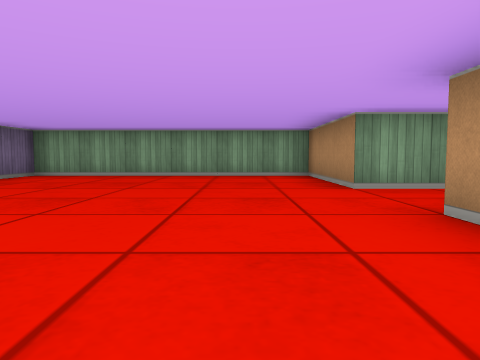
View 1 (above)

18 first-person views from a walk through a cub3D maze. The camera is about half as high as the walls, tilts 4° down and sees 70° across. The floor is counted in squares. Each view is taken from the middle of a square. On the plan, view 1 faces up. The plan holds only what a view shows up to about 9 squares ahead; the rest is blank.

View 2
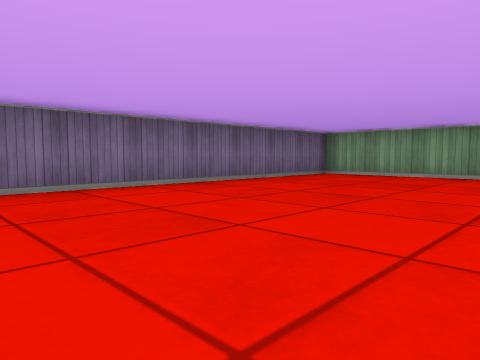

View 3
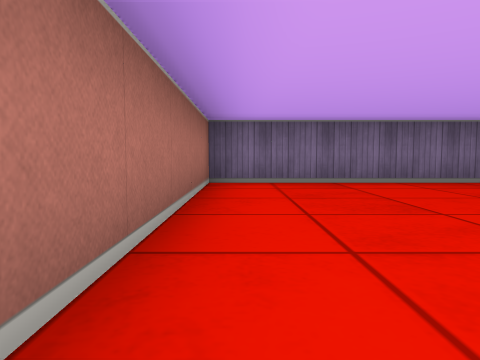

View 4
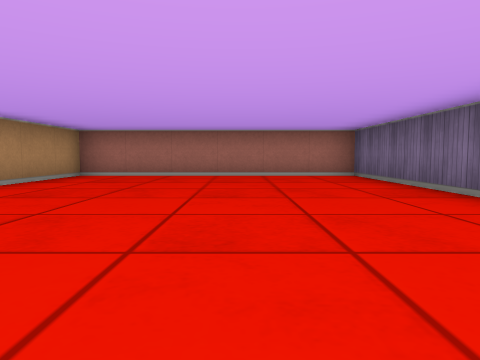

View 5
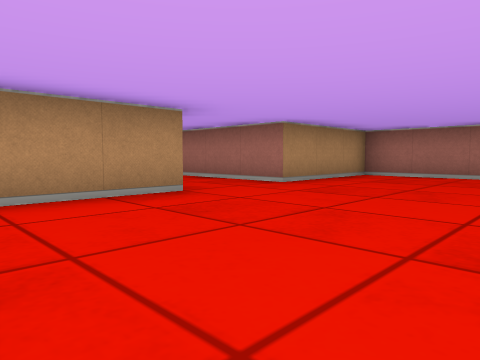

View 6
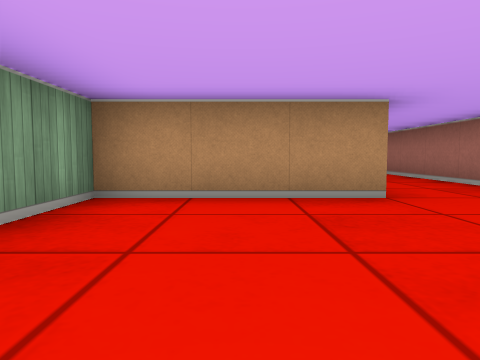

View 7
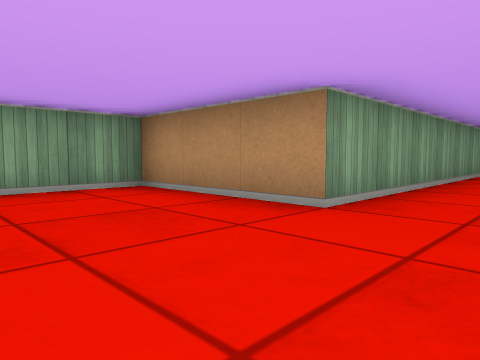

View 8
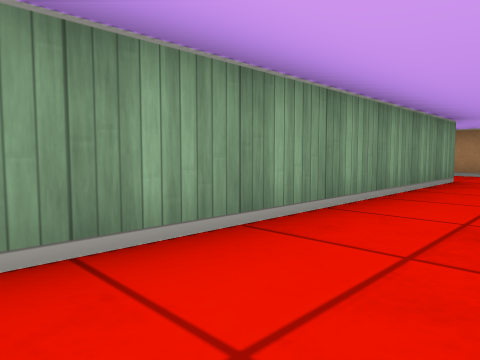

View 9
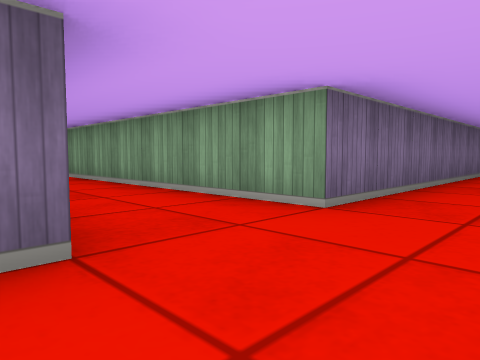

View 10
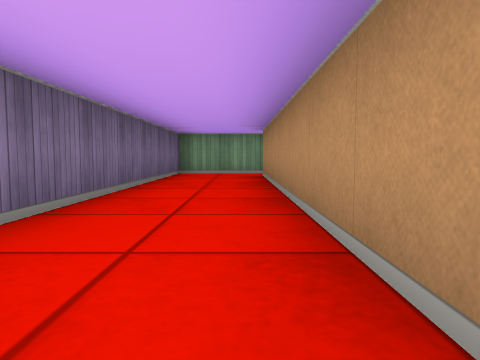

View 11
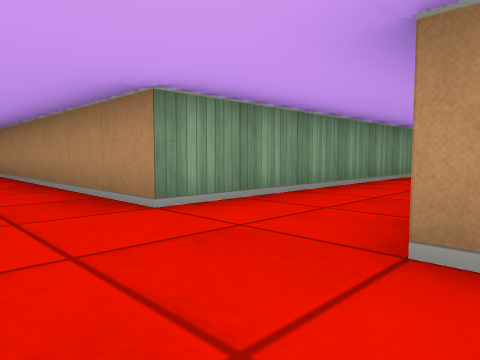

View 12
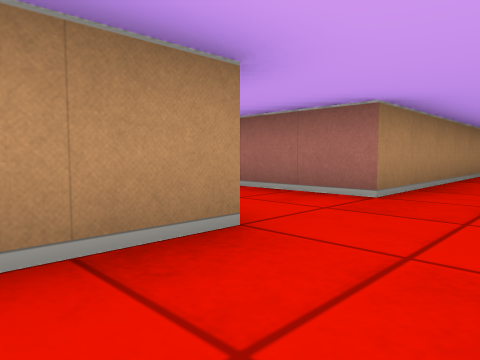

View 13
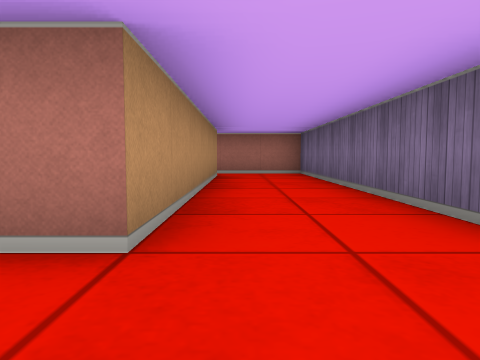

View 14
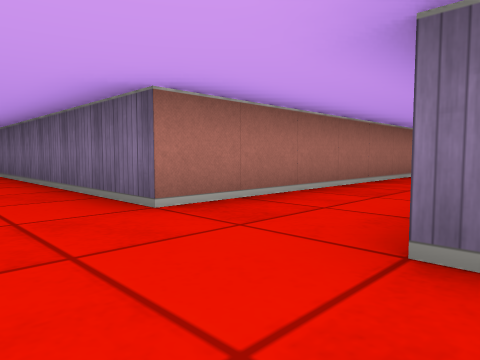

View 15
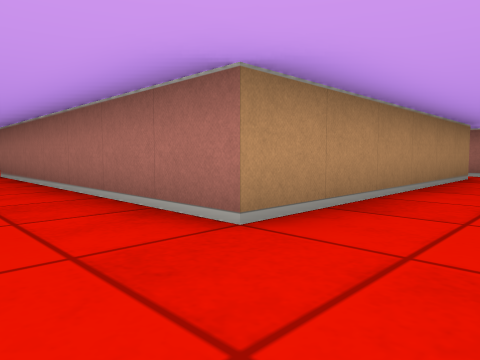

View 16
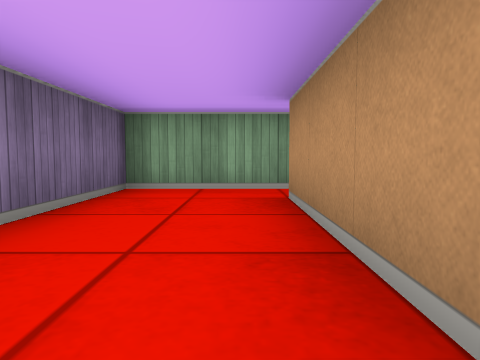

View 17
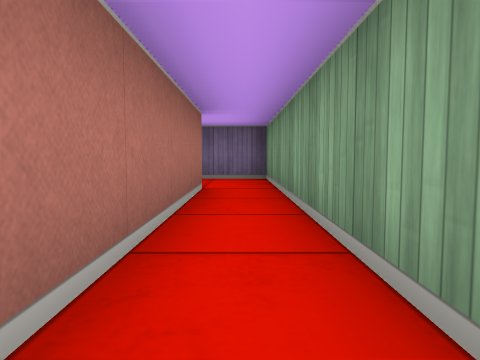

View 18
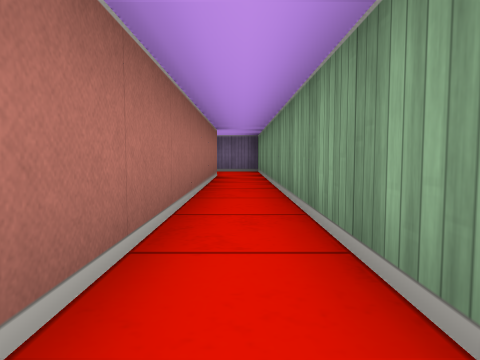

### Floor plan
Points are (right, up) in squares from view 1. A wall is a line through its corners. A room is listed if a view was taken in it or the views show most of it. See-through windows are left out.
Room 1 (views 1, 2, 3, 4, 5, 6, 7)
walls: (1.5, 4.5) (1.5, 7.5) (-4.5, 7.5) (-4.5, -0.5) (1.5, -0.5) (1.5, 2.5)
ways out: opening at (2, 3.5) to room 2
Room 2 (views 8, 9, 10, 11, 12, 13, 14, 15, 16)
walls: (18.5, 4.5) (12.5, 4.5) (12.5, 11.5); (12.5, -3.5) (12.5, 2.5) (19.5, 2.5); (12.5, 12.5) (10.5, 12.5) (10.5, 4.5) (1.5, 4.5); (1.5, 2.5) (10.5, 2.5) (10.5, -4.5) (12.8, -4.5)
ways out: opening at (2, 3.5) to room 1; opening at (13, 12) to room 3; opening at (13, -4)
Room 3 (views 17, 18)
walls: (19.4, 12.5) (12.5, 12.5); (12.5, 11.5) (19.4, 11.5)
ways out: opening at (13, 12) to room 2

Where each view was taken, in squares from view 1:
view 1: 0 up, 0 right, facing up
view 2: 0 up, 0 right, facing up-left
view 3: 0 up, 1 right, facing left
view 4: 7 up, 2 left, facing down
view 5: 7 up, 2 left, facing down-right
view 6: 6 up, 2 left, facing right
view 7: 3 up, 1 left, facing up-right
view 8: 3 up, 4 right, facing up-right
view 9: 2 up, 12 right, facing up-left
view 10: 4 up, 12 right, facing up
view 11: 2 up, 11 right, facing up-right
view 12: 6 up, 11 right, facing down-right
view 13: 4 up, 12 right, facing down
view 14: 5 up, 12 right, facing down-left
view 15: 4 up, 11 right, facing down-right
view 16: 8 up, 12 right, facing up
view 17: 12 up, 17 right, facing left
view 18: 12 up, 20 right, facing left
